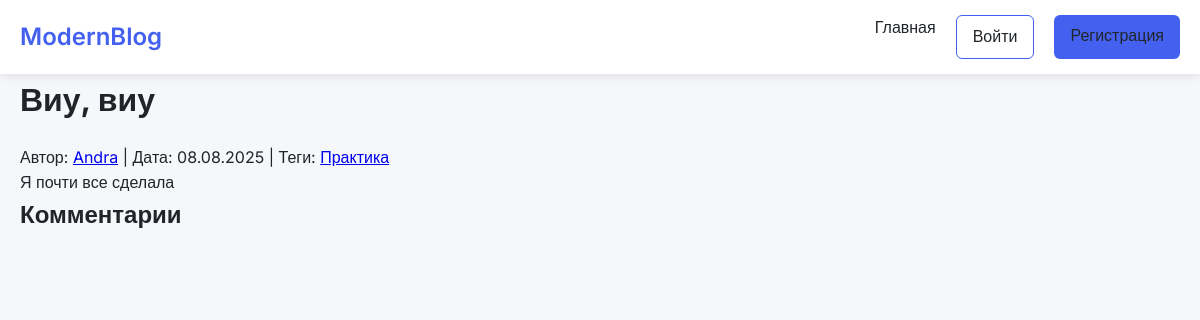
Screenshot of /post/2 with the database file from the repository.
### app.py (models this page shows)
class Post(db.Model):
    id = db.Column(db.Integer, primary_key=True)
    title = db.Column(db.String(100), nullable=False)
    content = db.Column(db.Text, nullable=False)
    date_posted = db.Column(db.DateTime, nullable=False, default=datetime.utcnow)
    is_public = db.Column(db.Boolean, default=True)
    tags = db.Column(db.String(200))
    user_id = db.Column(db.Integer, db.ForeignKey('user.id'), nullable=False)
    comments = db.relationship('Comment', backref='post', lazy=True)

class User(UserMixin, db.Model):
    id = db.Column(db.Integer, primary_key=True)
    username = db.Column(db.String(80), unique=True, nullable=False)
    password = db.Column(db.String(120), nullable=False)
    posts = db.relationship('Post', backref='author', lazy=True)
    comments = db.relationship('Comment', backref='author', lazy=True)
    following = db.relationship('Follow', foreign_keys='Follow.follower_id', backref='follower', lazy=True)
    followers = db.relationship('Follow', foreign_keys='Follow.followed_id', backref='followed', lazy=True)

### app.py (the view)
@app.route('/post/<int:post_id>')
def view_post(post_id):
    post = Post.query.get_or_404(post_id)
    if not post.is_public and (not current_user.is_authenticated or post.author != current_user):
        flash('Этот пост приватный', 'error')
        return redirect(url_for('home'))
    return render_template('post.html', post=post)

### templates/post.html (shortened to what this page needs)
{% extends "base.html" %}
{% block content %}
<div class="post">
  <h1>{{ post.title }}</h1>
  <div class="meta">
    Автор: <a href="#">{{ post.author.username }}</a> |
    Дата: {{ post.date_posted.strftime('%d.%m.%Y') }} |
    Теги:
    {% for tag in post.tags.split(',') if tag %}
    <a href="{{ url_for('posts_by_tag', tag=tag.strip()) }}">{{ tag.strip() }}</a>
    {% endfor %}
  </div>
  <div class="content">
    {{ post.content }}
  </div>
</div>
<h2>Комментарии</h2>
{% endblock %}

### templates/base.html (style rules this page uses)
:root { --primary: #4361ee; --secondary: #3f37c9; --light: #f8f9fa; --dark: #212529; --gray: #6c757d; --success: #4bb543; --danger: #ff3333; }
* { margin: 0; padding: 0; box-sizing: border-box; }
body { font-family: 'Inter', sans-serif; line-height: 1.6; color: var(--dark); background-color: #f5f7fb; padding: 0; margin: 0; }
h1 { font-size: 2rem; margin-bottom: 20px; }

### rows the page displays
Post: title "Виу, виу", date_posted "08.08.2025", strip "Практика", content "Я почти все сделала"
User: author.username "Andra"
